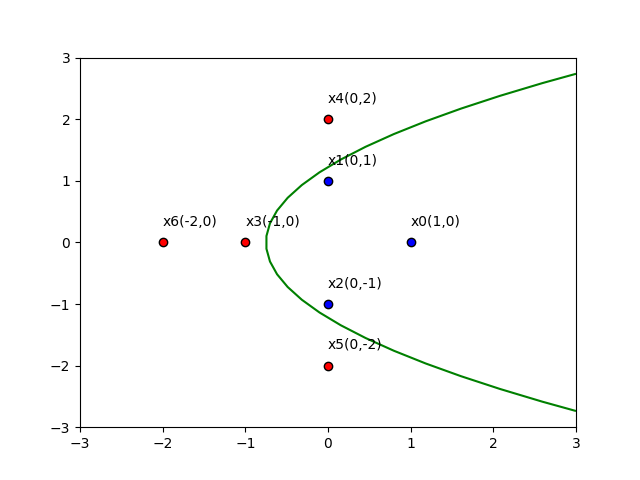

Generate this figure with Python:
import matplotlib.pyplot as plt
import numpy as np

x = np.array([[1,0],[0,1],[0,-1],[-1,0],[0,2],[0,-2],[-2,0]])
y = np.array([-1,-1,-1,1,1,1,1])

def my_decision_function(xy):
    l = []
    for i in xy:
        x1, x2 = i[0], i[1]
        tmp = (x2**2) - 2*x1 - 3/2
        l.append(tmp)
    return np.array(l)

def mykernel(x1, x2):
    return (1 + np.dot(x1, x2.T))**2

from sklearn import svm
clf = svm.SVC(kernel = mykernel, C = 1e10)
clf.fit(x,y)

for i, j in enumerate(x):
    t1, t2 = j[0], j[1]
    coordinate = "x%d(%s,%s)\n" % (i, t1, t2)
    if y[i] == 1:
        plt.scatter(t1, t2, c='r', edgecolors='k')
        plt.annotate(coordinate, (t1,t2),  fontsize=10)
    elif y[i] == -1:
        plt.scatter(t1, t2, c='b', edgecolors='k')
        plt.annotate(coordinate, (t1,t2),  fontsize=10)


ax = plt.gca()
xlim = (-3,3)
ylim = (-3,3)

# create grid to evaluate model
xx = np.linspace(xlim[0], xlim[1], 30)
yy = np.linspace(ylim[0], ylim[1], 30)
YY, XX = np.meshgrid(yy, xx)
xy = np.vstack([XX.ravel(), YY.ravel()]).T
Z = my_decision_function(xy).reshape(XX.shape)

# plot decision boundary and margins
ax.contour(XX, YY, Z, colors='g', levels=[0], alpha=1,linestyles=['-'])

#plt.xlim(-2.0,2.0)
plt.savefig('4-2.png')
plt.show()
